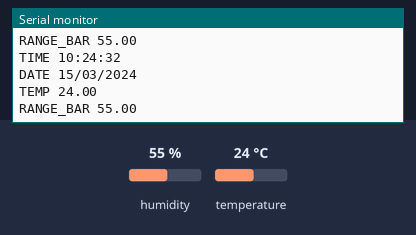
A sketch run on a simulated ESP32. Parts: the last lines printed to the serial monitor. Inputs (shaded band) come from the test bench; at power-on: humidity 55 %, temperature 24 °C. WiFi joins after 1.5 s; servers stay silent unless stated; the local clock reads 2024-03-15 10:24:30 at power-on unless the sketch sets it.

Above: at 2.7 s.
2.8 s: humidity set to 22 %
At 3.9 s:
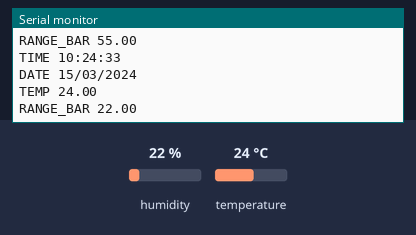
5.5 s: temperature set to 12 °C
At 7.1 s:
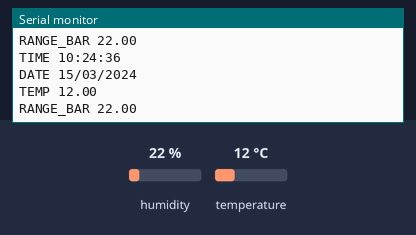
8.2 s: humidity set to 40 %
At 10.4 s:
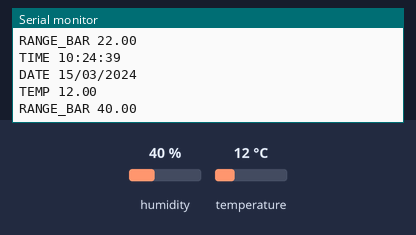
Timing chart, 0 to 11.9 s (numbered marks = the images above; inputs shaded):
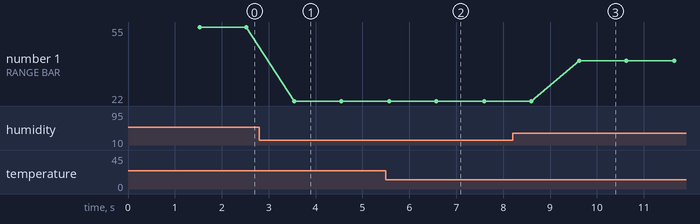

The sketch:

Esp32_Datetime_DHT11_Serial.ino
```cpp
#include <WiFi.h>
#include <WiFiClient.h>
#include <time.h>
#include <DHT.h>
#define DHTPIN 14     // Pino ao qual o sensor DHT11 está conectado
#define DHTTYPE DHT11 // Tipo do sensor DHT

DHT dht(DHTPIN, DHTTYPE);


const char* ssid = "Rede Casa";
const char* password = "gerlianexavier23";

void setup() {
  Serial.begin(9600);
  dht.begin();
  // Conectando-se à rede Wi-Fi
  //Serial.println();
  //Serial.print("Conectando-se a ");
  //Serial.println(ssid);
  WiFi.begin(ssid, password);
  while (WiFi.status() != WL_CONNECTED) {
    delay(500);
    //Serial.print(".");
  }
  //Serial.println("");
  //Serial.println("Conectado à rede Wi-Fi");
  // Imprimindo o endereço IP
  //Serial.print("Endereço IP: ");
  //Serial.println(WiFi.localIP());


  // Inicializar e sincronizar o tempo
  configTime(-3 * 3600, 0, "pool.ntp.org"); // Ajuste para o fuso horário de Brasília (GMT-3)
  //Serial.println("Sincronizando o tempo...");
  while (!time(nullptr)) {
    delay(1000);
    //Serial.println("Aguardando sincronização do tempo...");
  }
  //Serial.println("Tempo sincronizado");

}

void loop() {
  time_t now = time(nullptr);
  struct tm* timeinfo;
  timeinfo = localtime(&now);
  float temp = dht.readTemperature();
  float humidi = dht.readHumidity();
  // Formatando a hora atual
  char buffer[80];
  // Enviar hora pela porta serial
  strftime(buffer, 80, "%H:%M:%S", timeinfo);
  Serial.print("TIME ");
  Serial.print(buffer);
  Serial.println();
  // Enviar DATA pela porta serial
  strftime(buffer, 80, "%d/%m/%Y", timeinfo);
  Serial.print("DATE ");
  Serial.print(buffer);
  Serial.println();

  Serial.print("TEMP ");
  Serial.print(temp);
  Serial.println();
  Serial.print("RANGE_BAR ");
  Serial.print(humidi);
  Serial.println();


  // Aguardar 1 segundo
  delay(1000);
}
```

Measured:
- after the input at 2.8 s, the serial monitor: prints a new line after 0.75 s (image 1)
- after the input at 5.5 s, the serial monitor: prints a new line after 0.07 s (image 2)
- after the input at 8.2 s, the serial monitor: prints a new line after 1.4 s (image 3)
- plotted number 1: 55 → 22 after the input at 2.8 s
